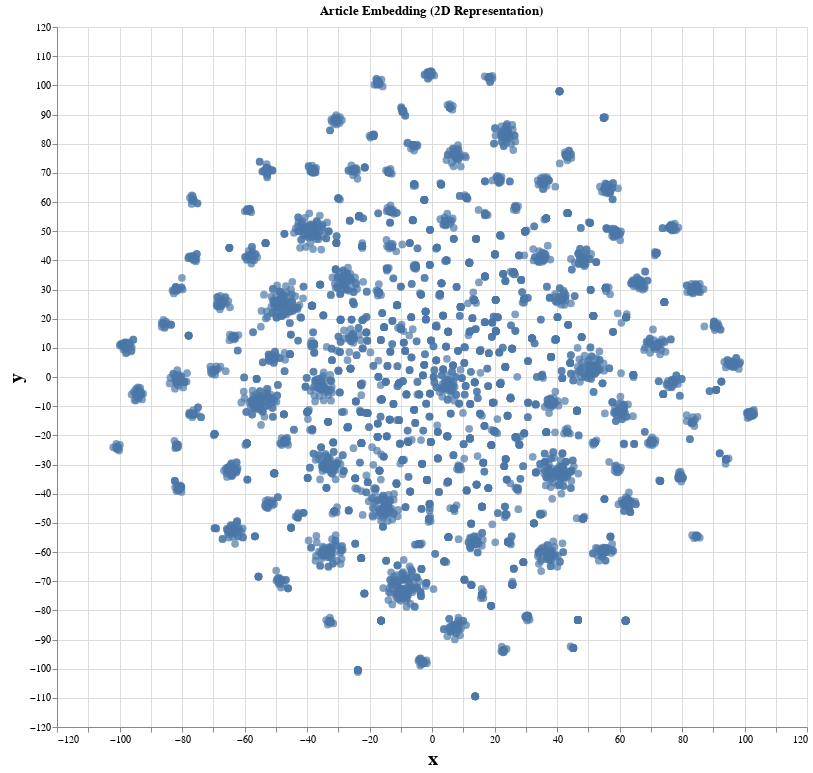

Notebook source saved alongside this figure:
### Code cell
# Skip this for Demo
import altair as alt
from sklearn.manifold import TSNE

alt.data_transformers.enable("vegafusion")
chart = alt.Chart(coord_df.sample(n=5000, random_state=7474)).mark_circle(size=60).encode(
 x='x',
 y='y',
 tooltip=['productName', 'productTypeName', 'departmentName' , 'sectionName', 'detailDesc']
).properties(title="Article Embedding (2D Representation)", width=750, height=700)

chart = chart.configure_axis(titleFontSize=20)
chart.configure_legend(labelFontSize = 20)
chart

### Figure 1 — Vega specification as saved in the notebook (floating-point values rounded to 4 significant figures; data arrays with more than 128 entries replaced by an {"elided": "..."} marker saying what was removed)
{"$schema": "https://vega.github.io/schema/vega/v5.json", "data": [{"name": "data-2b35cd0f99f08bca32e7a578c4014310"}, {"name": "data_0", "values": {"elided": "5000 records"}}, {"name": "data_0_x_domain_x", "values": [{"min": -102.0, "max": 103.1}]}, {"name": "data_0_y_domain_y", "values": [{"min": -109.5, "max": 104.8}]}], "marks": [{"type": "symbol", "name": "marks", "from": {"data": "data_0"}, "encode": {"update": {"ariaRoleDescription": {"value": "circle"}, "fill": {"value": "#4c78a8"}, "x": {"field": "x", "scale": "x"}, "description": {"signal": "\"x: \" + (format(datum[\"x\"], \"\")) + \"; y: \" + (format(datum[\"y\"], \"\")) + \"; productName: \" + (isValid(datum[\"productName\"]) ? datum[\"productName\"] : \"\"+datum[\"productName\"]) + \"; productTypeName: \" + (isValid(datum[\"productTypeName\"]) ? datum[\"productTypeName\"] : \"\"+datum[\"productTypeName\"]) + \"; departmentName: \" + (isValid(datum[\"departmentName\"]) ? datum[\"departmentName\"] : \"\"+datum[\"departmentName\"]) + \"; sectionName: \" + (isValid(datum[\"sectionName\"]) ? datum[\"sectionName\"] : \"\"+datum[\"sectionName\"]) + \"; detailDesc: \" + (isValid(datum[\"detailDesc\"]) ? datum[\"detailDesc\"] : \"\"+datum[\"detailDesc\"])"}, "tooltip": {"signal": "{\"productName\": isValid(datum[\"productName\"]) ? datum[\"productName\"] : \"\"+datum[\"productName\"], \"productTypeName\": isValid(datum[\"productTypeName\"]) ? datum[\"productTypeName\"] : \"\"+datum[\"productTypeName\"], \"departmentName\": isValid(datum[\"departmentName\"]) ? datum[\"departmentName\"] : \"\"+datum[\"departmentName\"], \"sectionName\": isValid(datum[\"sectionName\"]) ? datum[\"sectionName\"] : \"\"+datum[\"sectionName\"], \"detailDesc\": isValid(datum[\"detailDesc\"]) ? datum[\"detailDesc\"] : \"\"+datum[\"detailDesc\"]}"}, "shape": {"value": "circle"}, "y": {"field": "y", "scale": "y"}, "opacity": {"value": 0.7}, "size": {"value": 60}}}, "style": ["circle"]}], "scales": [{"name": "x", "type": "linear", "domain": [{"signal": "(data(\"data_0_x_domain_x\")[0] || {}).min"}, {"signal": "(data(\"data_0_x_domain_x\")[0] || {}).max"}], "range": [0, {"signal": "width"}], "nice": true, "zero": true}, {"name": "y", "type": "linear", "domain": [{"signal": "(data(\"data_0_y_domain_y\")[0] || {}).min"}, {"signal": "(data(\"data_0_y_domain_y\")[0] || {}).max"}], "range": [{"signal": "height"}, 0], "nice": true, "zero": true}], "axes": [{"scale": "x", "tickCount": {"signal": "ceil(width/40)"}, "ticks": false, "orient": "bottom", "zindex": 0, "domain": false, "aria": false, "maxExtent": 0, "minExtent": 0, "grid": true, "gridScale": "y", "labels": false}, {"scale": "y", "gridScale": "x", "orient": "left", "domain": false, "aria": false, "grid": true, "minExtent": 0, "ticks": false, "zindex": 0, "labels": false, "tickCount": {"signal": "ceil(height/40)"}, "maxExtent": 0}, {"scale": "x", "labelOverlap": true, "zindex": 0, "grid": false, "orient": "bottom", "title": "x", "labelFlush": true, "tickCount": {"signal": "ceil(width/40)"}}, {"scale": "y", "labelOverlap": true, "tickCount": {"signal": "ceil(height/40)"}, "grid": false, "title": "y", "zindex": 0, "orient": "left"}], "title": {"text": "Article Embedding (2D Representation)", "frame": "group"}, "background": "white", "padding": 5, "height": 700, "style": "cell", "config": {"axis": {"titleFontSize": 20}}, "width": 750}
